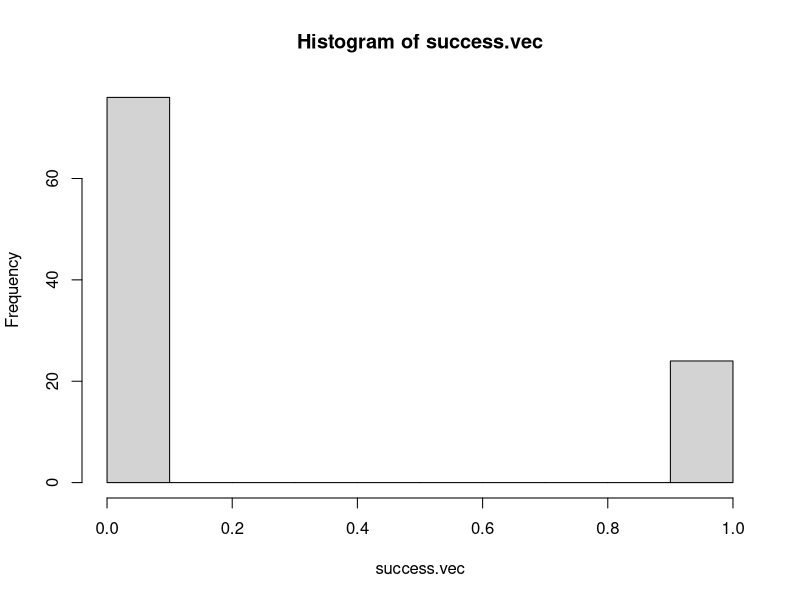

Generate this figure with R:
## ---- chunk 1
knitr::opts_chunk$set(echo=TRUE, warning=FALSE, message=FALSE, cache=TRUE)
## ---- chunk 2
# This is a code comment

# we want a success vector with n is the sample size and p the probability of success
n=100
p=0.2
success.vec = rbinom(n,1,p)

# Histogram to analyze frequencies of success vector
hist(success.vec)
## ---- chunk 3
# Summary of success vector
summary(success.vec)
